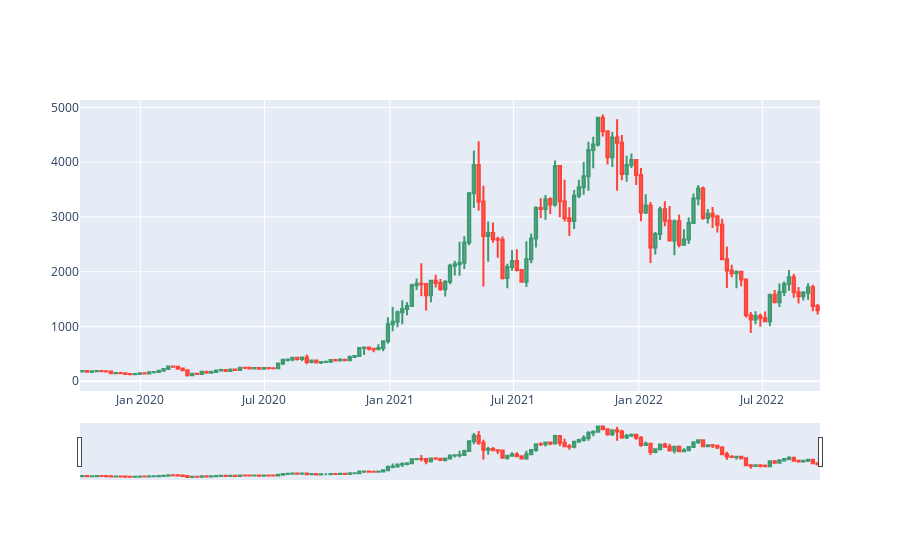
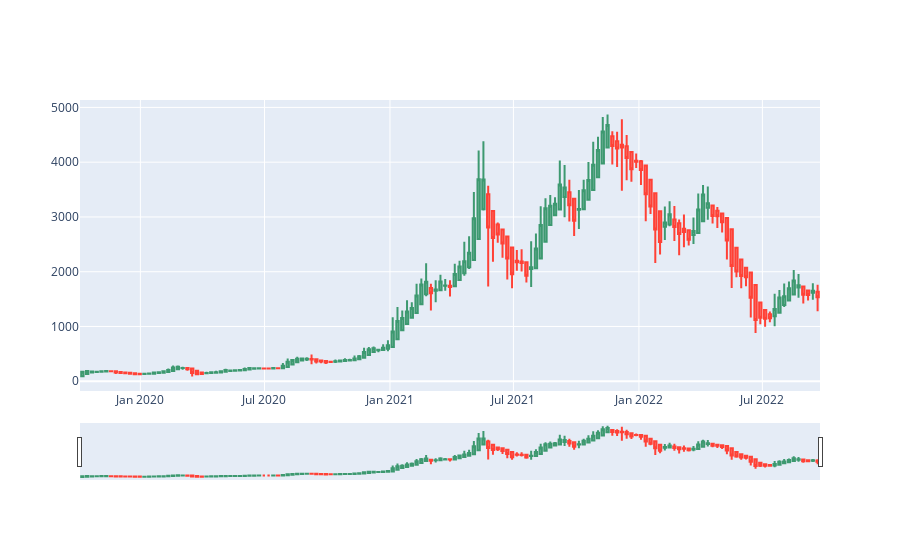

The notebook cell these images were saved under, in order:
### Code cell
result = []
for i in range(7):
    weekly_candles_offset=price.get_price_data('1w',data=crypto, offset=i)
    longs, shorts, outcome, profit, final_equity, equity_curve, fig, fig2 = single_test(weekly_candles_offset)
    # fig.add_vline(x=longs[0], line_width=3, line_dash="dash", line_color="green")
    result.append((i,final_equity))
fig.show()
fig2.show()
result

### Figure 1 — Plotly figure (JSON) as saved in the notebook; plotly's stock layout.template omitted (floating-point values rounded to 4 significant figures; data arrays with more than 128 entries replaced by an {"elided": "..."} marker saying what was removed)
{"data": [{"close": {"elided": "155 float values"}, "high": {"elided": "155 float values"}, "low": {"elided": "155 float values"}, "open": {"elided": "155 float values"}, "type": "candlestick", "x": {"elided": "155 str values"}}], "layout": {}}

### Figure 2 — Plotly figure (JSON) as saved in the notebook; plotly's stock layout.template omitted (floating-point values rounded to 4 significant figures; data arrays with more than 128 entries replaced by an {"elided": "..."} marker saying what was removed)
{"data": [{"close": {"elided": "155 float values"}, "high": {"elided": "155 float values"}, "low": {"elided": "155 float values"}, "open": {"elided": "155 float values"}, "type": "candlestick", "x": {"elided": "155 str values"}}], "layout": {}}
